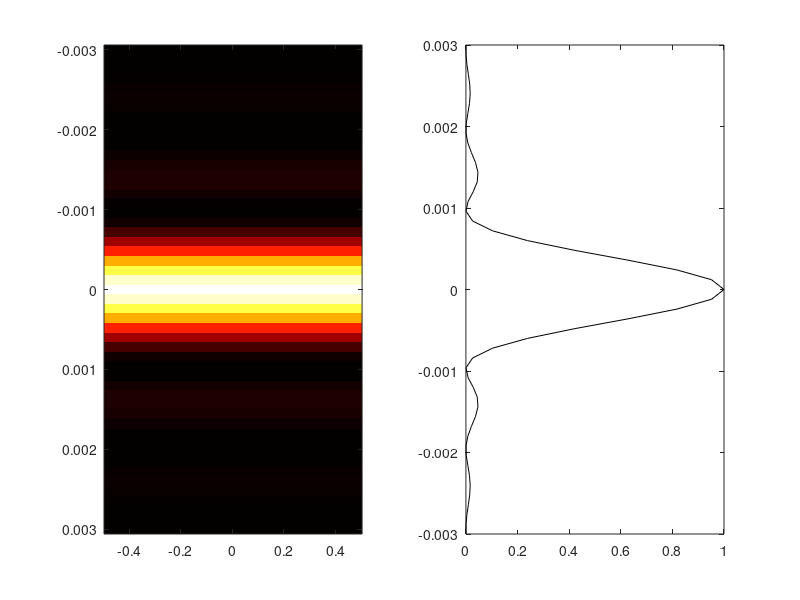

The MATLAB script that drew this image:
clc
clear
lambda=500e-9;             %波长（可修改）
a=1e-3;                    %缝宽（可修改）
f=1;                       %透镜到像面的距离（焦距）
ym=6*lambda*f/a;           %屏幕上y的范围（取观察范围为两暗纹间线宽度的6倍）
n=51;                      %设定观察点的数目
ys=linspace(-ym,ym,n);     %划定取样数组
yp=linspace(0,a,n);        %将缝宽也划定数组
for i=1:n
sinphi=ys(i)/f;
u=pi*yp*sinphi/lambda;
sumcos=sum(cos(u));
sumsin=sum(sin(u));
B(i,:)=(sumcos^2+sumsin^2)/n^2;    %光强
end
N=255;                             %图像颜色数 
Br=(B/max(B))*N;
subplot(1,2,1)                     %建立坐标系
image(ym,ys,Br);
colormap(hot(N)); 
subplot(1,2,2)                     %建立坐标系
plot(B,ys,'k');